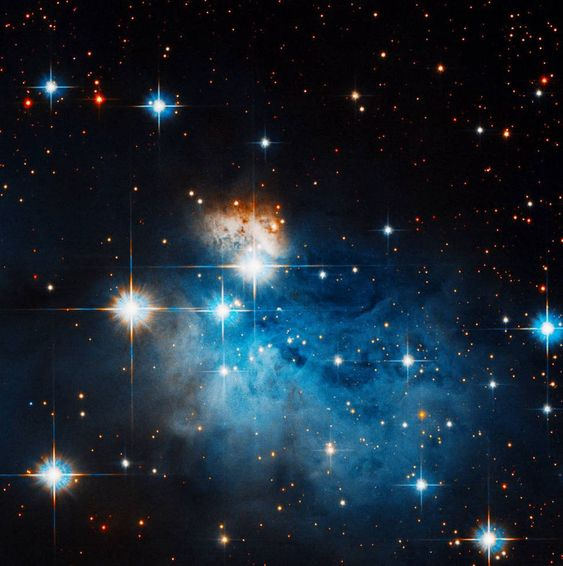
#> input picture image/max.jpg, 563 x 566 px
$ python 'Butterworth Highpass Filter & Gaussian Highpass Filter.py'
#> lines starting #> are read from the running program, lines starting #| are printed output that depends on the picture
# FEBRIYADI
# F55121082

import cv2
import numpy as np
from matplotlib import pyplot as plt

# Load image in grayscale mode
img = cv2.imread('image/max.jpg', cv2.IMREAD_GRAYSCALE)
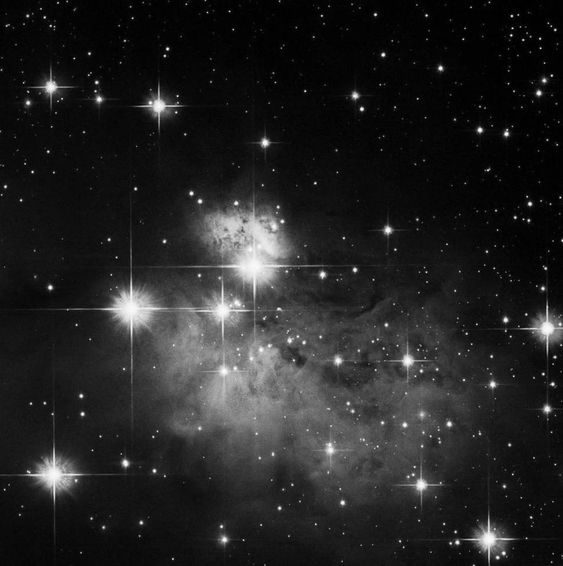
#> img: shape (566, 563); min 0, max 255, mean 35.6

# Butterworth  highpass filter
def butterworth_highpass_filter(img, cutoff, order):
#> called with cutoff = 50, order = 4
    M, N = img.shape
#> M = 566; N = 563
    center = (M//2, N//2)
#> center = (283, 281)
    u, v = np.meshgrid(np.arange(N)-center[1], np.arange(M)-center[0])
    D = np.sqrt(u**2 + v**2)
    H = 1 / (1 + (cutoff / D)**(2*order))
    F = np.fft.fft2(img)
    Fshift = np.fft.fftshift(F)
    Gshift = H * Fshift
    G = np.fft.ifftshift(Gshift)
    g = np.fft.ifft2(G).real
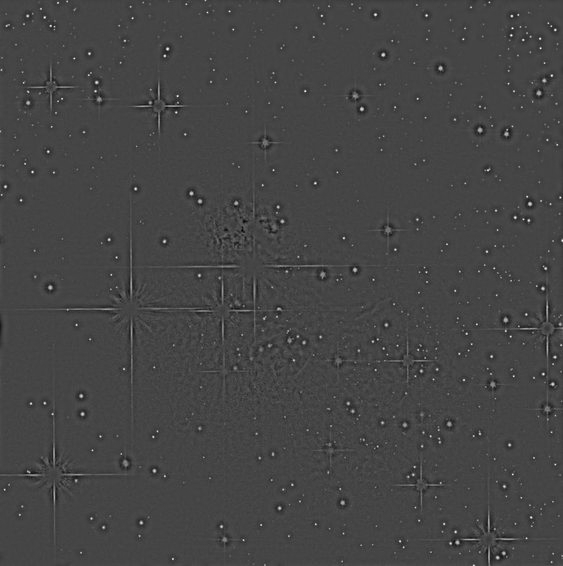
#> g: shape (566, 563) float64; min -78.54, max 209.9, mean 0; drawn with min black and max white
    return g

# Gaussian highpass filter
def gaussian_highpass_filter(img, cutoff):
#> called with cutoff = 50
    M, N = img.shape
#> M = 566; N = 563
    center = (M//2, N//2)
#> center = (283, 281)
    u, v = np.meshgrid(np.arange(N)-center[1], np.arange(M)-center[0])
    D = np.sqrt(u**2 + v**2)
    H = 1 - np.exp(-0.5*(D/cutoff)**2)
    F = np.fft.fft2(img)
    Fshift = np.fft.fftshift(F)
    Gshift = H * Fshift
    G = np.fft.ifftshift(Gshift)
    g = np.fft.ifft2(G).real
    return g

# Apply Butterworth highpass filter
cutoff = 50
order = 4
img_butterworth = butterworth_highpass_filter(img, cutoff, order)

# Apply Gaussian highpass filter
cutoff = 50
img_gaussian = gaussian_highpass_filter(img, cutoff)

# Display the original and filtered images
plt.subplot(1, 3, 1)
plt.imshow(img, cmap='gray')
plt.title('Original Image')

plt.subplot(1, 3, 2)
plt.imshow(img_butterworth, cmap='gray')
plt.title('Butterworth Highpass Filtered Image')

plt.subplot(1, 3, 3)
plt.imshow(img_gaussian, cmap='gray')
plt.title('Gaussian Highpass Filtered Image')

plt.show()
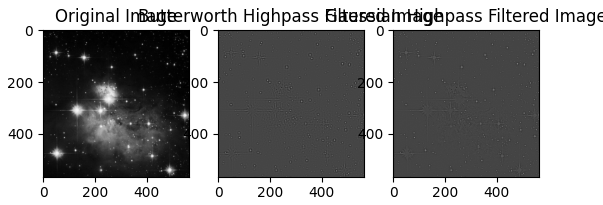
#> figure drawn by matplotlib, 3 panels

$ run again, with image/DFT.jpg copied over image/max.jpg
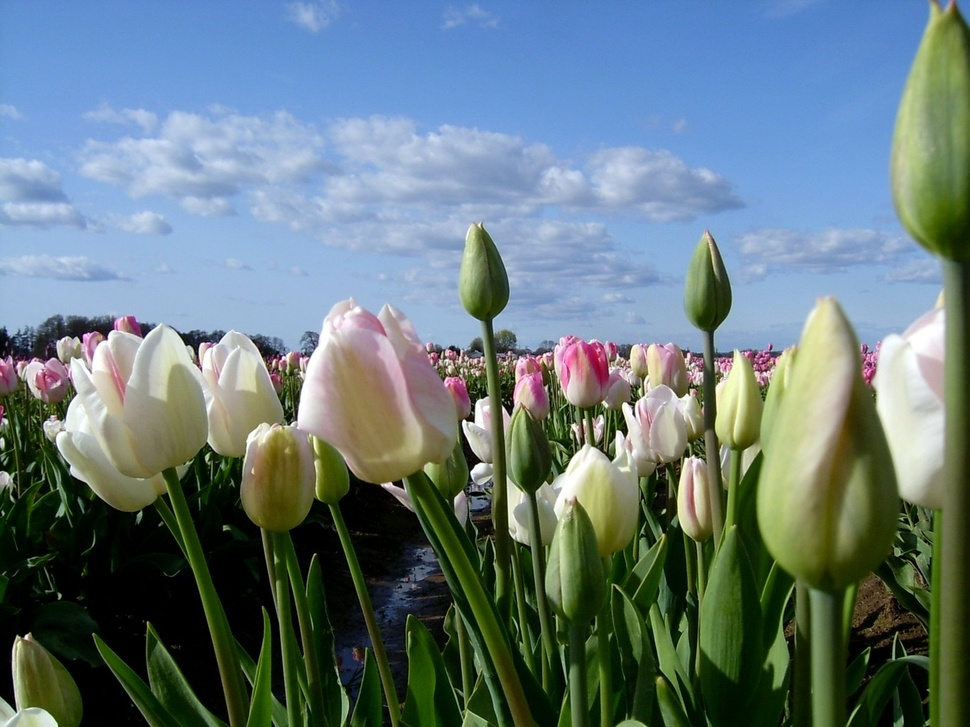
#> input picture image/DFT.jpg, 970 x 727 px, shrunk from 1600 x 1200 before the run
#> in butterworth_highpass_filter, `g = np.fft.ifft2(G).real`:
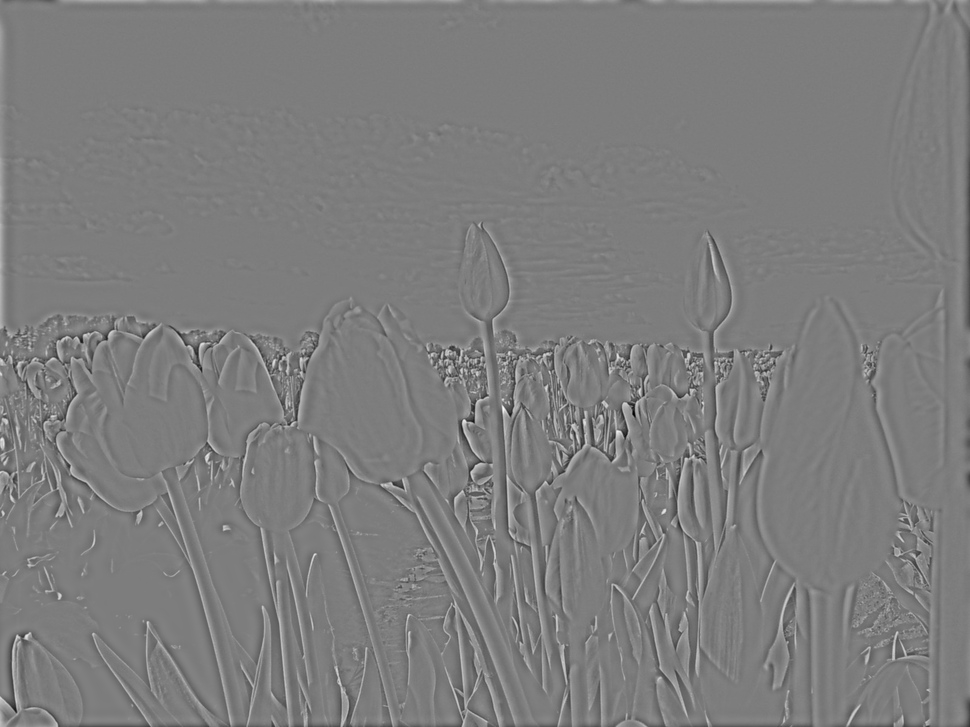
#> g: shape (727, 970) float64; min -180.5, max 186.4, mean 0; drawn with min black and max white
#> `plt.show()`:
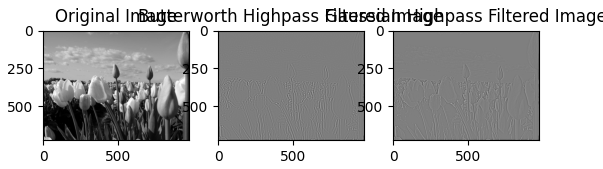
#> figure drawn by matplotlib, 3 panels
